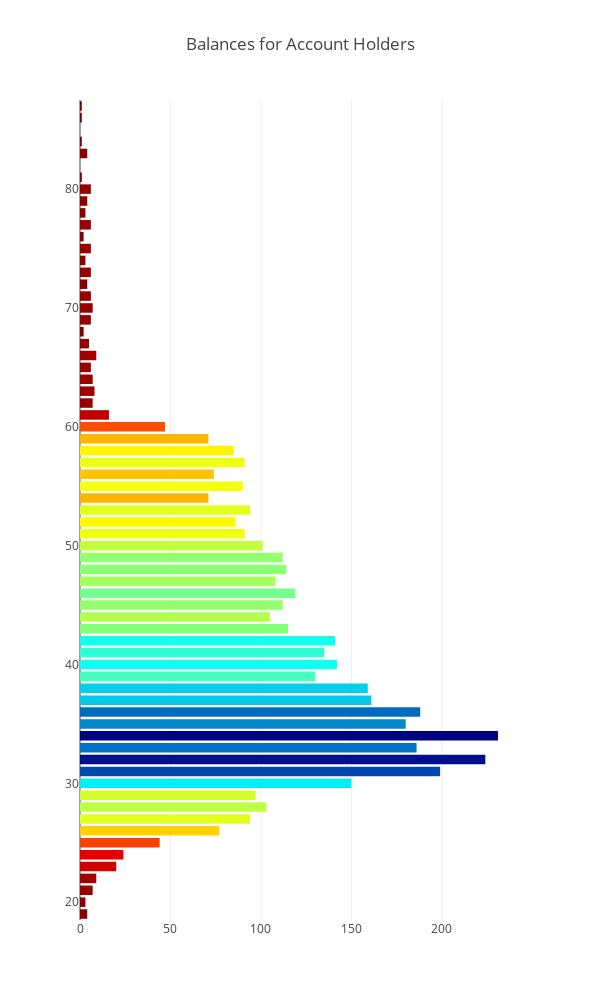

The code cell stored with this chart in its notebook:
### Code cell
Y=df.age.value_counts().index[::-1]
X=df.age.value_counts().values[::-1]

data = go.Bar(
    x = X,
    y = Y,
    orientation = 'h',
    marker=dict(
        color=X,
        colorscale = 'Jet',
        reversescale = True
    ),
)

layout = go.Layout(
    title='Balances for Account Holders',
    width=600,
    height=1000,
    )
fig = go.Figure(data=[data], layout=layout)
ply.iplot(fig, filename="Bank")

### Figure 1 — Plotly figure (JSON) as saved in the notebook; plotly's stock layout.template omitted (floating-point values rounded to 4 significant figures)
{"data": [{"marker": {"color": [1, 1, 1, 1, 2, 2, 3, 3, 3, 4, 4, 4, 4, 5, 6, 6, 6, 6, 6, 6, 6, 7, 7, 7, 7, 8, 9, 9, 16, 20, 24, 44, 47, 71, 71, 74, 77, 85, 86, 90, 91, 91, 94, 94, 97, 101, 103, 105, 108, 112, 112, 114, 115, 119, 130, 135, 141, 142, 150, 159, 161, 180, 186, 188, 199, 224, 231], "colorscale": "Jet", "reversescale": true}, "orientation": "h", "type": "bar", "x": [1, 1, 1, 1, 2, 2, 3, 3, 3, 4, 4, 4, 4, 5, 6, 6, 6, 6, 6, 6, 6, 7, 7, 7, 7, 8, 9, 9, 16, 20, 24, 44, 47, 71, 71, 74, 77, 85, 86, 90, 91, 91, 94, 94, 97, 101, 103, 105, 108, 112, 112, 114, 115, 119, 130, 135, 141, 142, 150, 159, 161, 180, 186, 188, 199, 224, 231], "y": [87, 86, 81, 84, 76, 68, 78, 74, 20, 79, 72, 83, 19, 67, 73, 75, 80, 71, 69, 77, 65, 62, 64, 21, 70, 63, 66, 22, 61, 23, 24, 25, 60, 59, 54, 56, 26, 58, 52, 55, 51, 57, 53, 27, 29, 50, 28, 44, 47, 49, 45, 48, 43, 46, 39, 41, 42, 40, 30, 38, 37, 35, 33, 36, 31, 32, 34]}], "layout": {"height": 1000, "title": "Balances for Account Holders", "width": 600}}
